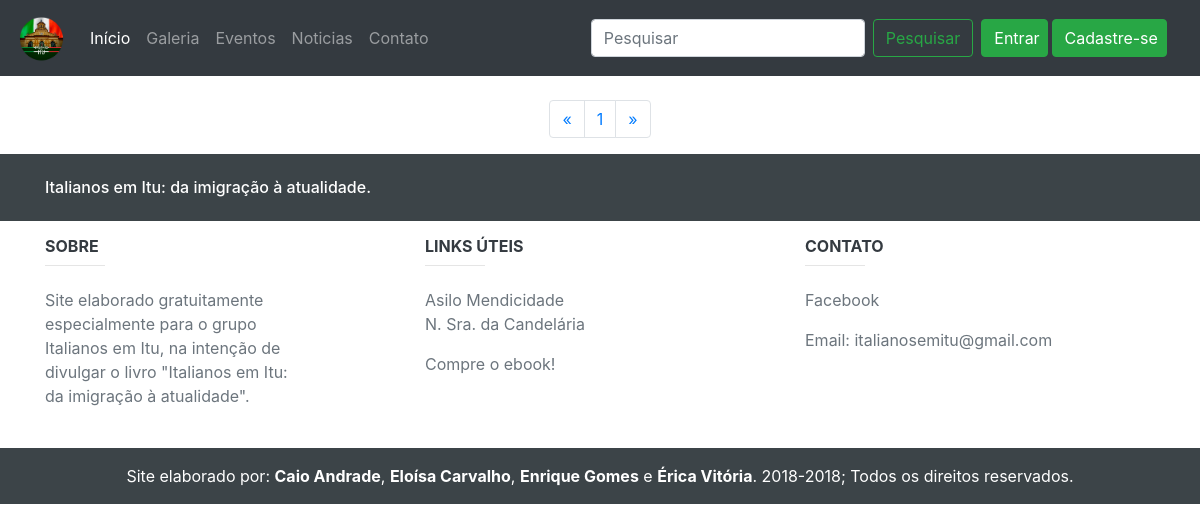
The app's page /index.php?&pg=galeria&pagina=2, older data.
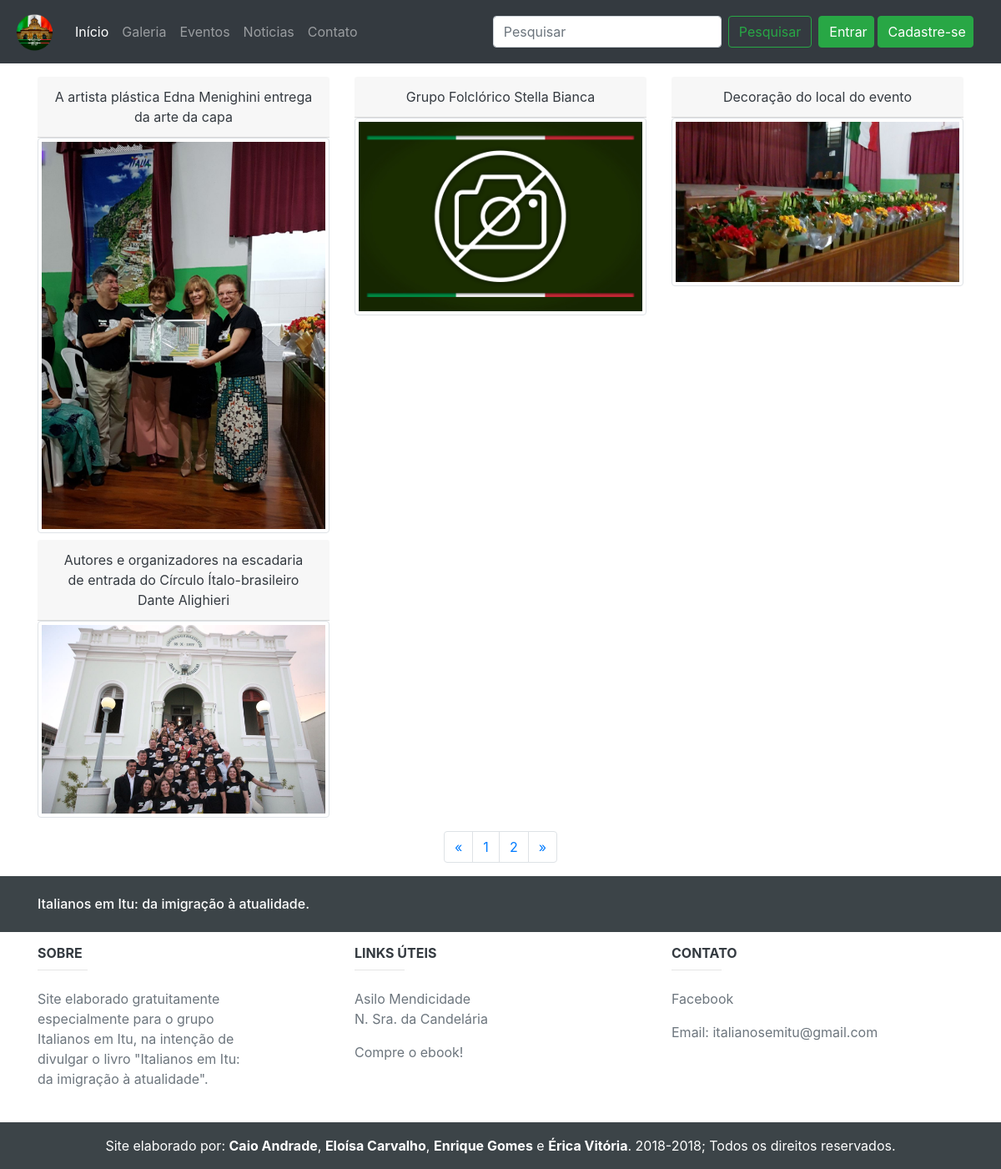
The same page, newer data.
### tables this page shows
CREATE TABLE `galeria` (
  `gal_cod` int(11) NOT NULL,
  `gal_img` varchar(64) NOT NULL,
  `gal_titulo` varchar(128) NOT NULL,
  `gal_desc` varchar(256) DEFAULT NULL
);

### db/classes/DAO/conexao.class.php (called while the page is built, shortened)
<?php
class Conexao {
    public function Connect() {
        try {
            $this->user = "root";
            $this->pass = "";
            $this->host = "127.0.0.1";
            $this->base = "italianosdb";
            $parametros = array(PDO::MYSQL_ATTR_INIT_COMMAND => "SET NAMES UTF8");
            $this->file = "mysql:host=" . $this->host . ";dbname=" . $this->base;
            $this->pdo = new PDO($this->file, $this->user, $this->pass, $parametros);
            $this->pdo->setAttribute(PDO::ATTR_ERRMODE, PDO::ERRMODE_EXCEPTION);
            $this->pdo->setAttribute(PDO::ATTR_EMULATE_PREPARES, false);
            $this->pdo->setAttribute(PDO::ATTR_PERSISTENT, true);
            return $this->pdo;
        } catch (PDOException $ex) {
            echo "Erro no sistema" . $ex->getMessage();
        }
    }
}
?>

### db/classes/DAO/galeriaDAO.class.php (the view, shortened to what this page needs)
<?php
require_once ("conexao.class.php");
class galeriaDAO {
    function __construct() {
        $this->con = new Conexao();
        $this->pdo = $this->con->Connect();
    }
    function contarFotos(){
        try {
            $stmt = $this->pdo->prepare("SELECT * FROM galeria ORDER BY :orderby DESC");
            $param = array(":orderby" => 'gal_cod');
            $stmt->execute($param);
            if($stmt->rowCount() > 0){
                $consulta = $stmt->rowCount();
                return $consulta;
            }else{
                return '';
            }
        } catch (PDOException $ex) {
            echo "ERRO 504: {$ex->getMessage()}";
        }
    }
    function pegarFotos($limite, $quantpag){
        try {
            $stmt = $this->pdo->prepare("SELECT * FROM galeria ORDER BY gal_cod DESC LIMIT :limite, :quantpag");
            $param = array(":limite" => $limite, ":quantpag" => $quantpag);
            $stmt->execute($param);
            if($stmt->rowCount() > 0){
                $cel = $stmt->rowCount();
                $col = 1;
                $qtdcol = $quantpag;
                $celconstruida = 0;
                for ($a = 0; $a < $qtdcol; $a++) {
                    if ($col == 1) {
                        $celconstruida++;
                    }
                    if ($celconstruida <= $cel) {
                        while ($dados = $stmt->fetch(PDO::FETCH_ASSOC)) {
                            $gal_img = $dados['gal_img'];
                            $gal_titulo = $dados['gal_titulo'];
                            echo '<div class="col-sm-4 mt-2"><a href="#" style="text-decoration: none"><div class="card-header text-dark text-center" data-toggle="modal" data-target="#' . $dados['gal_cod'] . '">' . $gal_titulo . '</div>';
                            if (file_exists('img/galeria/' . $gal_img) && !is_null($gal_img)) {
                                echo '<img src="img/galeria/'. $gal_img . '" alt="' . $gal_titulo . '" class="img-thumbnail" data-toggle="modal" data-target="#' . $dados['gal_cod'] . '">';
                            } else {
                                echo '<img src="img/galeria/semfoto.jpg" class="img-thumbnail" alt="Sem foto" data-toggle="modal" data-target="#' . $dados['gal_cod'] . '" >';
                            }
                            echo '</a><div class="modal-footer"><button type="button" class="btn btn-secondary" data-dismiss="modal">Fechar</button></div></div></div></div></div></a></div>';
                        }
                    }
                }
            }else{
            }
        }catch (PDOException $ex){
            echo "ERRO 506: {$ex->getMessage()}";
        }
    }
}

### pags/cabecalho.php (shortened to what this page needs)
<!DOCTYPE html>
<html lang="pt-br">
  <head>
    <link rel="stylesheet" href="https://stackpath.bootstrapcdn.com/bootstrap/4.1.1/css/bootstrap.min.css">
    <link rel="stylesheet" href="https://use.fontawesome.com/releases/v5.4.2/css/all.css">
  </head>
  <body>

### pags/menu.php (shortened to what this page needs)
<nav class="navbar navbar-expand-lg navbar-dark bg-dark">
  <a class="navbar-brand" href="index.php?&pg=inicio"><img src="img/Logo.png" height="50px" width="50px" alt="Logo"></a>
  <div class="collapse navbar-collapse" id="navbarTogglerDemo02">
    <ul class="navbar-nav mr-auto mt-2 mt-lg-0">
      <li class="nav-item active mx-auto">
          <a class="nav-link" href="index.php?&pg=inicio">Início <span class="sr-only">(current)</span></a>
      </li>
      <li class="nav-item mx-auto">
          <a class="nav-link" href="index.php?&pg=galeria">Galeria</a>
      </li>
      <li class="nav-item mx-auto">
          <a class="nav-link" href="index.php?&pg=eventos">Eventos</a>
      </li>
      <li class="nav-item mx-auto">
          <a class="nav-link" href="index.php?&pg=noticias">Noticias</a>
      </li>
      <li class="nav-item mx-auto">
          <a class="nav-link" href="index.php?&pg=contato">Contato</a>
      </li>
    </ul>
    <form class="form-inline my-2 my-lg-0" action="" method="POST">
      <input class="form-control mr-sm-2" type="search" placeholder="Pesquisar" name="pesquisa">
      <button class="btn btn-outline-success my-2 my-sm-0 mx-auto" type="submit" name="ir">Pesquisar</button>
    </form>
    <?php
      if ($_SESSION['logado'] == 1) {
        ?>
        <form class="form-inline my-1 mx-1 ml-2">
          <a class="btn btn-success my-1 mr-1 col-sm-3 col-lg-9" href="index.php?&pg=usuariopg">Editar informações</a>
          <a class="nav-link text-center my-1 mr-1 col-sm-3 col-lg-2"  href="index.php?&pg=logout">Sair</a>
        </form>
    <?php }else{
       ?>
      <form class="form-inline my-1 mx-1 ml-2">
          <a class="btn btn-success my-1 mr-1 col-sm-3 col-lg-4" href="index.php?&pg=login">Entrar </a>
          <a class="btn btn-success my-1 mr-1 col-sm-3 col-lg-7" href="index.php?&pg=cadastro">Cadastre-se</a>
      </form>
    <?php } ?>
  </div>
</nav>

### index.php (shortened to what this page needs)
<?php
    @$pag = $_GET['pg'];
        ?>
        <?php
    include('pags/cabecalho.php');
    include('pags/menu.php');
    switch($pag) {
        case 'galeria':
            include('pags/galeria.php');
            break;
    }
    include('pags/rodape.php');
?>

### pags/galeria.php
<?php
    if(isset($_GET['pagina'])){
        $pg = $_GET['pagina'];
    }else{
        ?>
        <script type="text/javascript">
            document.location.href = "index.php?&pg=galeria&pagina=1";
        </script>
        <?php
    }
    require_once ("db/classes/DAO/galeriaDAO.class.php");
    $galeriaDAO = new galeriaDAO();
    $numgaleria = $galeriaDAO->contarFotos();
    $qntporpag = 12;
    $numpags = ceil($numgaleria/$qntporpag);
    $inicio = ($qntporpag*$pg)-$qntporpag;
?>
<div class="container-fluid mt-2">
    <div class="container">
        <div class="row">
            <?php $galeriaDAO->pegarFotos($inicio, $qntporpag); ?>
        </div>
        <?php
			$pagina_anterior = $pg - 1;
			$pagina_posterior = $pg + 1;
	    ?>
        <nav aria-label="Page navigation example" class="mt-3">
			<ul class="pagination justify-content-center">
				<li class="page-item">
					<?php
					if($pagina_anterior != 0){ ?>
						<a href="index.php?&pg=galeria&pagina=<?php echo $pagina_anterior; ?>" aria-label="Previous" class="page-link">
							<span aria-hidden="true">&laquo;</span>
						</a>
					<?php }else{ ?>
						<span aria-hidden="true" class="page-link">&laquo;</span>
				<?php }  ?>
				</li>
				<?php
				for($i = 1; $i < $numpags + 1; $i++){ ?>
					<li class="page-item"><a href="index.php?&pg=galeria&pagina=<?php echo $i; ?>" class="page-link"><?php echo $i; ?></a></li>
				<?php } ?>
				<li class="page-item">
					<?php
					if($pagina_posterior <= $numpags){ ?>
						<a href="index.php?&pg=galeria&pagina=<?php echo $pagina_posterior; ?>" aria-label="Previous" class="page-link">
							<span aria-hidden="true" >&raquo;</span>
						</a>
					<?php }else{ ?>
						<span aria-hidden="true" class="page-link">&raquo;</span>
				<?php }  ?>
				</li>
			</ul>
		</nav>
    </div>
</div>

### pags/rodape.php (shortened to what this page needs)
<footer class="page-footer mt-3">
  <div style="background-color: #3C4448;">
    <div class="container">
      <div class="row py-4 d-flex align-items-center">
        <div class="col-md-6 col-lg-5 text-center text-md-left mb-4 mb-md-0">
          <h6 class="mb-0 text-white">Italianos em Itu: da imigração à atualidade.</h6>
        </div>
      </div>
    </div>
  </div>
  <div class="container text-center text-md-left mt-2">
    <div class="row mt-3 text-secondary">
      <div class="col-md-3 col-lg-4 col-xl-3 mb-4">
        <h6 class="text-uppercase font-weight-bold text-dark">Sobre</h6>
        <hr class="teal accent-3 mb-3 mt-0 d-inline-block mx-auto" style="width: 60px;">
        <p>Site elaborado gratuitamente especialmente para o grupo Italianos em Itu, na intenção de divulgar o livro "Italianos em Itu: da imigração à atualidade".</p>
      </div>
    <div class="col-md-3 col-lg-2 col-xl-2 mx-auto mb-2">
        <h6 class="text-uppercase font-weight-bold text-dark">Links Úteis</h6>
        <hr class="teal accent-3 mb-3 mt-0 d-inline-block mx-auto" style="width: 60px;">
        <p><a class="text-secondary" href="https://www.facebook.com/pages/category/Nonprofit-Organization/Asilo-Mendicidade-Nossa-Senhora-da-Candel%C3%A1ria-175852372574937/">Asilo Mendicidade N. Sra. da Candelária</a></p>
        <p> <a class="text-secondary" href="#" title="Em breve!">Compre o ebook!</a></p>
    </div>
      <div class="col-md-4 col-lg-3 col-xl-3 mx-auto mb-md-0 mb-2">
        <h6 class="text-uppercase font-weight-bold text-dark">Contato</h6>
        <hr class="teal accent-3 mb-3 mt-0 d-inline-block mx-auto" style="width: 60px;">
        <p><a class="text-secondary" href="https://www.facebook.com/italianosemitu/" title="Página no Facebook do Grupo Italianos em Itu">Facebook</a></p>
        <p><i></i>Email: italianosemitu@gmail.com</p>
      </div>
    </div>
  </div>
  <div  style="background-color: #3C4448;" class="footer-copyright text-center py-3 text-white">Site elaborado por: <a href="#" class="font-weight-bold text-white" target="_blank">Caio Andrade</a>, <a href="http://instagram.com/EloisaSemH" class="font-weight-bold text-white" target="_blank">Eloísa Carvalho</a>, <a href="#" class="font-weight-bold text-white" target="_blank">Enrique Gomes</a> e <a href="#" class="font-weight-bold text-white" target="_blank">Érica Vitória</a>. 2018-<?= date("Y")?>; Todos os direitos reservados.</div>
</footer>
</body>
</html>

Row changes from the older to the newer data that the page shows:
now on this page (row edited): galeria: gal_titulo "A artista plástica Edna Menighini entrega da arte da capa", gal_img (picture)
now on this page (row edited): galeria: gal_titulo "Grupo Folclórico Stella Bianca"
now on this page (row edited): galeria: gal_titulo "Decoração do local do evento", gal_img (picture)
now on this page (row edited): galeria: gal_titulo "Autores e organizadores na escadaria de entrada do Círculo Ítalo-brasileiro Dante Alighieri", gal_img (picture)
Text that changed along with them:
new list line: "2"
